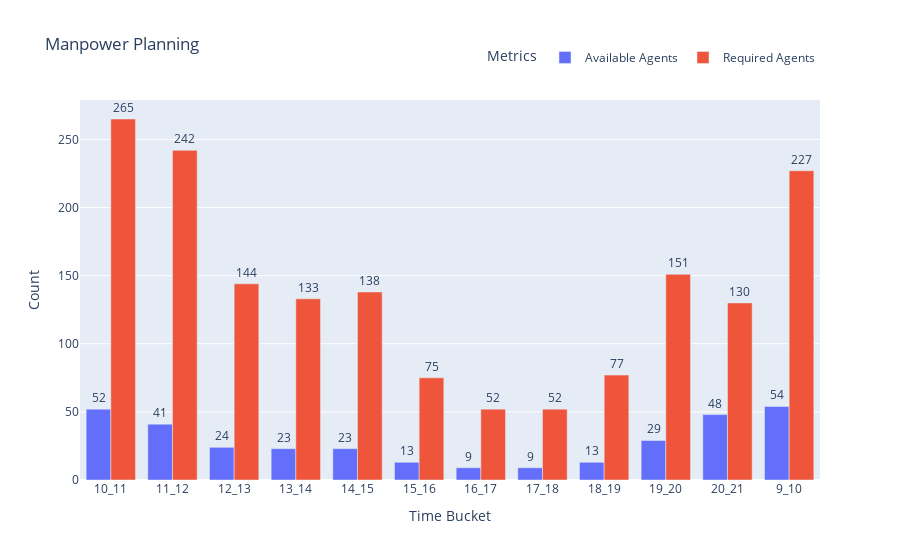

The code cell stored with this chart in its notebook:
### Code cell
import plotly.graph_objects as go

# Define the data
x_values = merged_df['Time_Bucket']
y_abandon_call_percentage_per_bucket = merged_df['abandon_call_percentage_per_bucket']
y_values_agents_for_10 = merged_df['agent_require_for_10_percent']
y_values_total_calls = merged_df['Total_calls_per_bucket']
y_values_total_abandon_calls = merged_df['Total_abandon_calls']

# Create the figure
fig = go.Figure()

# Add bar trace for available agents with data labels
fig.add_trace(go.Bar(x=x_values, y=y_values_available_agents, name='Available Agents',
                         text=y_values_available_agents, textposition='outside'))

# Add bar trace for required agents with data labels
fig.add_trace(go.Bar(x=x_values, y=y_values_agents_for_10, name='Required Agents',
                         text=y_values_agents_for_10, textposition='outside'))



# Update layout
fig.update_layout(
    title='Manpower Planning Avaialble Agents vs Required Agents Bar Graph',
    xaxis_title='Time Bucket',
    yaxis_title='Count',
    legend_title='Metrics',
    legend=dict(orientation='h', yanchor='top', y=1.15, xanchor='right', x=1),  # Adjust legend position
)


# Show the plot
fig.show()

### Figure 1 — Plotly figure (JSON) as saved in the notebook; plotly's stock layout.template omitted (floating-point values rounded to 4 significant figures)
{"data": [{"name": "Available Agents", "text": [52, 41, 24, 23, 23, 13, 9, 9, 13, 29, 48, 54], "textposition": "outside", "type": "bar", "x": ["10_11", "11_12", "12_13", "13_14", "14_15", "15_16", "16_17", "17_18", "18_19", "19_20", "20_21", "9_10"], "y": [52, 41, 24, 23, 23, 13, 9, 9, 13, 29, 48, 54]}, {"name": "Required Agents", "text": [265, 242, 144, 133, 138, 75, 52, 52, 77, 151, 130, 227], "textposition": "outside", "type": "bar", "x": ["10_11", "11_12", "12_13", "13_14", "14_15", "15_16", "16_17", "17_18", "18_19", "19_20", "20_21", "9_10"], "y": [265, 242, 144, 133, 138, 75, 52, 52, 77, 151, 130, 227]}], "layout": {"legend": {"orientation": "h", "title": {"text": "Metrics"}, "x": 1, "xanchor": "right", "y": 1.15, "yanchor": "top"}, "title": {"text": "Manpower Planning"}, "xaxis": {"title": {"text": "Time Bucket"}}, "yaxis": {"title": {"text": "Count"}}}}
